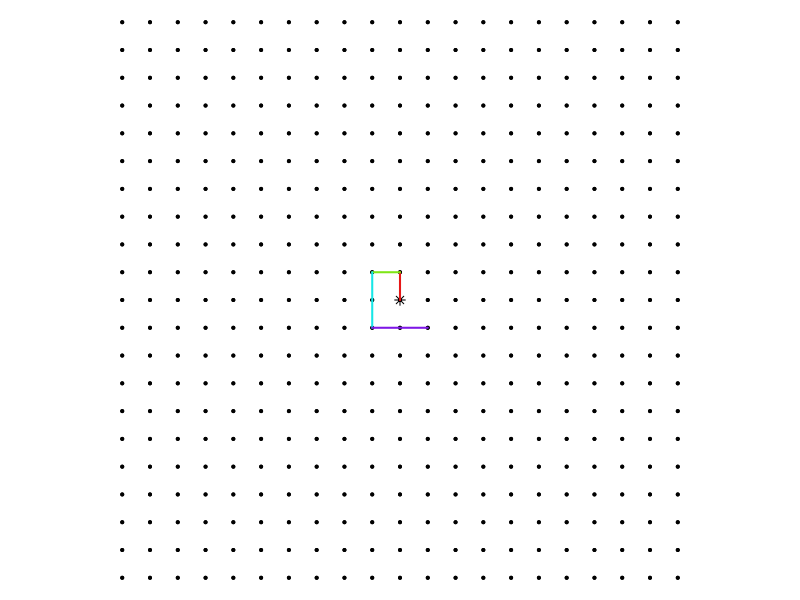

The R source for this figure:
## ---- chunk 1
# All 90-deg turns
# Expressed with right, up, left, down

n = 4

while(T){
    handles = character()
    x = sample(1:4,n,T)
    turns = c(0,sample(c(-1,1),n-1,T))
    tops = c("left","right")
    tus = tops[turns[2:n]/2+1.5]
    st = cumsum(turns)
    # ths = c(0,pi/2,pi,3*pi/2)
    # dis = c("East","North","West","South")
    ths = c(pi/2,0,3*pi/2,pi)
    dis = c("North","East","South","West")
    j0 = 0 #sample(0:3,1)
    jj = (j0+st)%%4+1
    tt = ths[jj]
    dd = dis[jj]
    xx = c(0)
    yy = c(0)
    for(i in 1:n){
        xnew = round(xx[i]+x[i]*cos(tt[i]))
        ynew = round(yy[i]+x[i]*sin(tt[i]))
        xx = c(xx,xnew)
        yy = c(yy,ynew)
        if(i%%2==0){
            handles = c(handles,paste0("e",round(ynew)))
        } else {
            handles = c(handles,paste0("o",round(xnew)))
        }
    }
    
    if(max(abs(xx))<=10 && max(abs(yy))<=10 && length(unique(dd))>2 && length(unique(x))>1 && length(unique(handles))==length(handles)){break}
}

# acho = dis
# ache = 1:5
# 
# alo = paste0("* ",acho,collapse="\n")
# ale = paste0("* ",ache,collapse="\n")
# 
# sols = character()
# for(i in 1:n){
#     solo = paste0(1*(dd[i]==acho),collapse="")
#     sole = paste0(1*(x[i]==ache),collapse="")
#     sols = c(sols,solo,sole)
# }

acho = 1:5
ache = c("left","right")

sols = c(paste0(1*(x[1]==acho),collapse=""))
for(i in 2:n){
    sole = paste0(1*(tus[i-1]==ache),collapse="")
    solo = paste0(1*(x[i]==acho),collapse="")
    sols = c(sols,sole,solo)
}

alo = paste0("* ",acho,collapse="\n")
ale = paste0("* ",ache,collapse="\n")

tch = c("-","+")
tchs = tch[turns[2:n]/2+1.5]
    
cs = paste0(rep("F",x[1]),collapse="")
for(i in 1:(n-1)){
  cs = paste0(cs,tchs[i])
  cs = paste0(cs,paste0(rep("F",x[i+1]),collapse=""))
}

## ---- chunk 2
par(mar=c(0,0,0,0),pty="s")
plot(0,0,"n",xlim=c(-10,10),ylim=c(-10,10),axes=F,ann=F)

for(i in -10:10){
    points(rep(i,21),-10:10,pch=20,cex=0.6)
    points(-10:10,rep(i,21),pch=20,cex=0.6)
}
points(0,0,pch=8,cex=1)

# lines(xx,yy,lwd=2,col="blue")
cols = hsv(seq(0,1,length.out=n+1),0.9,0.9)
for(i in 1:n){
    lines(c(xx[i],xx[i+1]),c(yy[i],yy[i+1]),col=cols[i],lwd=2)
}
## ---- chunk 3
for(i in 2:n){
    cat(paste0("* Turn ",tus[i-1],"\n"))
    cat(paste0("* Go ",x[i],"\n"))
}
